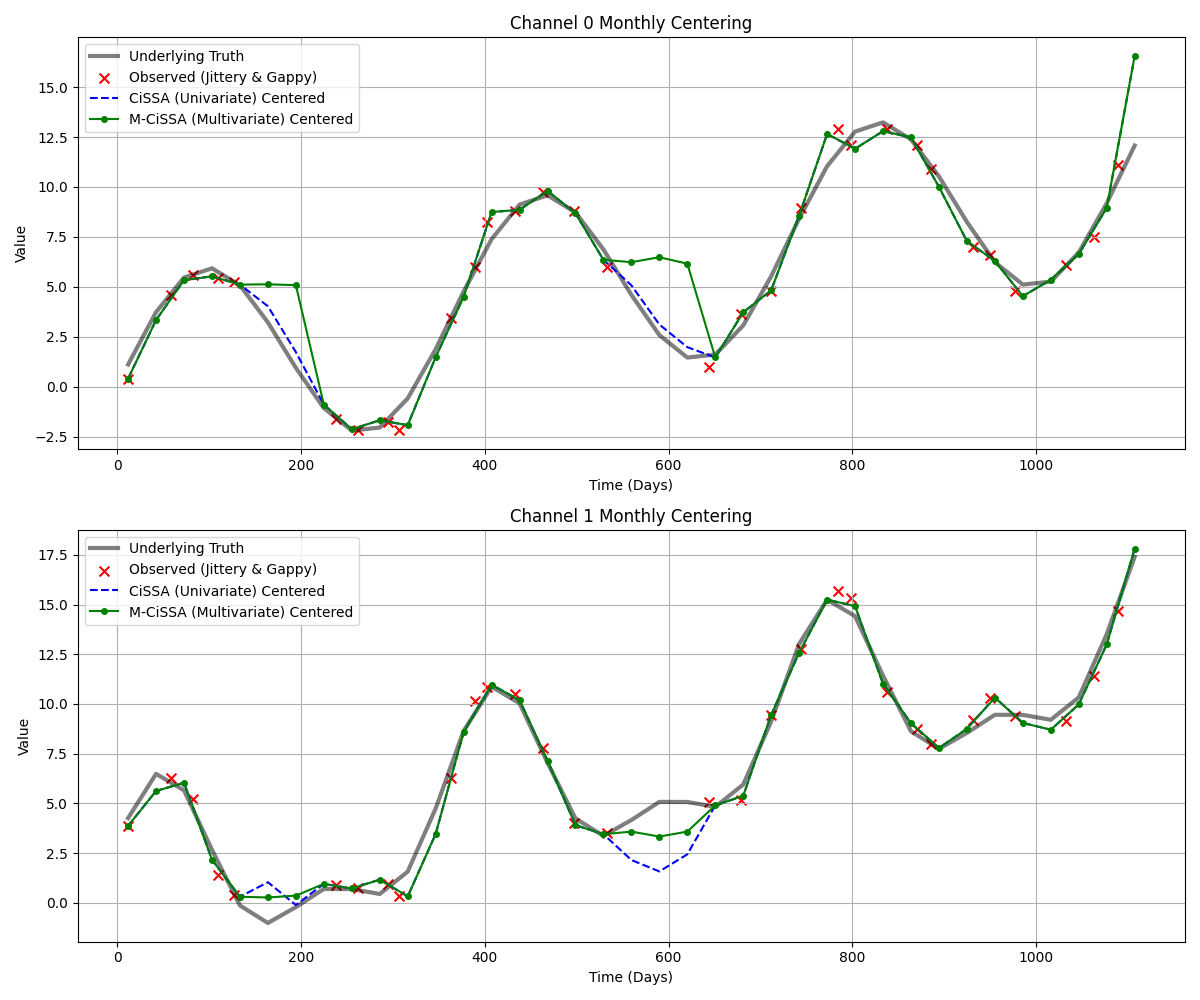

Reproduce this figure in Python.
import numpy as np
import matplotlib.pyplot as plt
from pycissa.processing.mcissa.mcissa import MCissa
from pycissa.preprocessing.gap_fill.uneven_gap_filling import fill_uneven_timeseries
import os
import warnings
warnings.filterwarnings('ignore')

np.random.seed(42)

# Simulate 3 years of "monthly" data.
# The true grid is mid-month: e.g., t=15.2, 45.6, 76.0 etc.
true_t = np.arange(15.2, 365.25 * 3, 365.25 / 12)

# The observed times are randomly jittered around the true times
# Randomly sampled somewhere between day 1 and 28 of the month.
jitter = np.random.uniform(-14, 14, size=len(true_t))
observed_t = true_t + jitter

# Underlying dynamics (Two channels)
# Channel 0: Trend + Annual + Noise
# Channel 1: Related Trend + Annual + Semi-annual + Noise
def generate_signals(t):
    trend1 = 0.01 * t
    trend2 = 0.012 * t
    annual1 = 5 * np.sin(2 * np.pi * t / 365.25)
    annual2 = 4 * np.sin(2 * np.pi * t / 365.25 + np.pi/4) # phase shifted
    semi1 = 0
    semi2 = 2 * np.sin(2 * np.pi * t / (365.25/2))

    noise1 = np.random.normal(0, 0.5, len(t))
    noise2 = np.random.normal(0, 0.5, len(t))

    return trend1 + annual1 + semi1 + noise1, trend2 + annual2 + semi2 + noise2

true_x1, true_x2 = generate_signals(true_t)
obs_x1, obs_x2 = generate_signals(observed_t)

true_x = np.column_stack((true_x1, true_x2))
obs_x = np.column_stack((obs_x1, obs_x2))

# Introduce gaps (missed a couple of months entirely)
gap_indices = [5, 6, 18, 19, 20]
obs_x[gap_indices, :] = np.nan

print("--- Monthly Centering Comparison ---")
print(f"Number of observations: {len(observed_t)}")
print(f"Number of missing data points (gaps): {len(gap_indices)}")

# True target grid will be roughly standard 30.4 days apart starting near 15
dt = 365.25 / 12

print("\n--- Running CiSSA (Independent Univariate) Centering ---")
mc_cissa = MCissa(observed_t, obs_x)
mc_cissa.pre_fill_uneven_timeseries(dt=dt, L_values=[12], gap_threshold=20, test_number=0, multivariate=False, plot=False)
t_cissa = mc_cissa.t
x_cissa = mc_cissa.x

print("\n--- Running M-CiSSA (Joint Multivariate) Centering ---")
mc_mcissa = MCissa(observed_t, obs_x)
mc_mcissa.pre_fill_uneven_timeseries(dt=dt, L_values=[12], gap_threshold=20, test_number=0, multivariate=True, plot=False)
t_mcissa = mc_mcissa.t
x_mcissa = mc_mcissa.x

# Function to compute metrics where we actually have a target
def compute_metrics(true, pred):
    valid = ~np.isnan(true) & ~np.isnan(pred)
    mse = np.mean((true[valid] - pred[valid])**2)
    rmse = np.sqrt(mse)
    corr = np.corrcoef(true[valid], pred[valid])[0, 1]
    return rmse, corr

# Evaluate on the true non-noisy target grid
# We need the pure signal on the generated t_mcissa grid.
# For true comparison, let's regenerate the clean true signal on the t_mcissa grid
clean_true_x1 = 0.01 * t_mcissa + 5 * np.sin(2 * np.pi * t_mcissa / 365.25)
clean_true_x2 = 0.012 * t_mcissa + 4 * np.sin(2 * np.pi * t_mcissa / 365.25 + np.pi/4) + 2 * np.sin(2 * np.pi * t_mcissa / (365.25/2))
clean_true_x = np.column_stack((clean_true_x1, clean_true_x2))

rmse_c0, corr_c0 = compute_metrics(clean_true_x[:,0], x_cissa[:,0])
rmse_c1, corr_c1 = compute_metrics(clean_true_x[:,1], x_cissa[:,1])

rmse_m0, corr_m0 = compute_metrics(clean_true_x[:,0], x_mcissa[:,0])
rmse_m1, corr_m1 = compute_metrics(clean_true_x[:,1], x_mcissa[:,1])

print("\n--- Results against Underlying True Dynamics ---")
print("Channel 0 (Trend + Annual):")
print(f"  CiSSA   - RMSE: {rmse_c0:.4f}, Correlation: {corr_c0:.4f}")
print(f"  M-CiSSA - RMSE: {rmse_m0:.4f}, Correlation: {corr_m0:.4f}")

print("\nChannel 1 (Trend + Annual + Semi-Annual):")
print(f"  CiSSA   - RMSE: {rmse_c1:.4f}, Correlation: {corr_c1:.4f}")
print(f"  M-CiSSA - RMSE: {rmse_m1:.4f}, Correlation: {corr_m1:.4f}")

fig, axes = plt.subplots(2, 1, figsize=(12, 10))

for m in range(2):
    ax = axes[m]

    # Target pure truth
    ax.plot(t_mcissa, clean_true_x[:,m], 'k-', label='Underlying Truth', alpha=0.5, linewidth=3)

    # Observed jittery points
    ax.scatter(observed_t, obs_x[:,m], color='red', marker='x', label='Observed (Jittery & Gappy)', s=50)

    # Predictions
    ax.plot(t_cissa, x_cissa[:,m], 'b--', label='CiSSA (Univariate) Centered')
    ax.plot(t_mcissa, x_mcissa[:,m], 'g.-', label='M-CiSSA (Multivariate) Centered', markersize=8)

    ax.set_title(f'Channel {m} Monthly Centering')
    ax.set_xlabel('Time (Days)')
    ax.set_ylabel('Value')
    ax.legend()
    ax.grid(True)

plt.tight_layout()
os.makedirs('examples/mcissa', exist_ok=True)
plt.savefig('examples/mcissa/monthly_centering_comparison.png')
print("\nPlot saved to examples/mcissa/monthly_centering_comparison.png")
